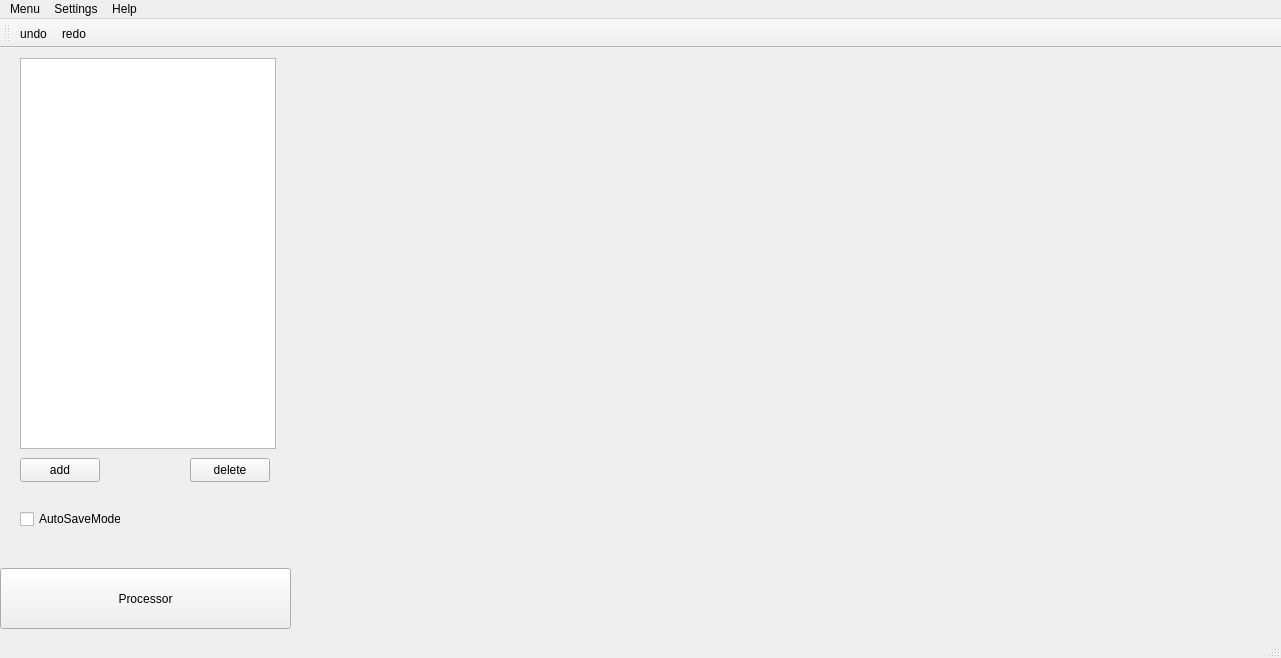
<?xml version="1.0" encoding="UTF-8"?>
<ui version="4.0">
 <class>MainWindow</class>
 <widget class="QMainWindow" name="MainWindow">
  <property name="geometry">
   <rect>
    <x>0</x>
    <y>0</y>
    <width>1281</width>
    <height>658</height>
   </rect>
  </property>
  <property name="windowTitle">
   <string>MainWindow</string>
  </property>
  <widget class="QWidget" name="centralwidget">
   <widget class="QFrame" name="frame">
    <property name="geometry">
     <rect>
      <x>0</x>
      <y>0</y>
      <width>291</width>
      <height>521</height>
     </rect>
    </property>
    <property name="frameShape">
     <enum>QFrame::Shape::NoFrame</enum>
    </property>
    <widget class="QListWidget" name="listOfLayers">
     <property name="geometry">
      <rect>
       <x>20</x>
       <y>10</y>
       <width>256</width>
       <height>391</height>
      </rect>
     </property>
    </widget>
    <widget class="QPushButton" name="addNewLayer">
     <property name="geometry">
      <rect>
       <x>20</x>
       <y>410</y>
       <width>80</width>
       <height>24</height>
      </rect>
     </property>
     <property name="text">
      <string>add</string>
     </property>
    </widget>
    <widget class="QPushButton" name="deleteLayer">
     <property name="geometry">
      <rect>
       <x>190</x>
       <y>410</y>
       <width>80</width>
       <height>24</height>
      </rect>
     </property>
     <property name="text">
      <string>delete</string>
     </property>
    </widget>
    <widget class="QCheckBox" name="autoSaveCheckBox">
     <property name="geometry">
      <rect>
       <x>20</x>
       <y>460</y>
       <width>101</width>
       <height>22</height>
      </rect>
     </property>
     <property name="text">
      <string>AutoSaveMode</string>
     </property>
    </widget>
   </widget>
   <widget class="QPushButton" name="processorButton">
    <property name="geometry">
     <rect>
      <x>0</x>
      <y>520</y>
      <width>291</width>
      <height>61</height>
     </rect>
    </property>
    <property name="text">
     <string>Processor</string>
    </property>
   </widget>
   <widget class="QWidget" name="verticalLayoutWidget">
    <property name="geometry">
     <rect>
      <x>289</x>
      <y>-1</y>
      <width>991</width>
      <height>581</height>
     </rect>
    </property>
    <layout class="QVBoxLayout" name="editorWidgetLayout"/>
   </widget>
  </widget>
  <widget class="QMenuBar" name="menubar">
   <property name="geometry">
    <rect>
     <x>0</x>
     <y>0</y>
     <width>1281</width>
     <height>21</height>
    </rect>
   </property>
   <widget class="QMenu" name="menuMenu">
    <property name="title">
     <string>Menu</string>
    </property>
    <addaction name="actionNewFile"/>
    <addaction name="actionOpenFile"/>
    <addaction name="actionSaveFile"/>
   </widget>
   <widget class="QMenu" name="menuSettings">
    <property name="title">
     <string>Settings</string>
    </property>
    <addaction name="actionSomeSettings"/>
   </widget>
   <widget class="QMenu" name="menuHelp">
    <property name="title">
     <string>Help</string>
    </property>
    <addaction name="actionNoHelp"/>
   </widget>
   <addaction name="menuMenu"/>
   <addaction name="menuSettings"/>
   <addaction name="menuHelp"/>
  </widget>
  <widget class="QStatusBar" name="statusbar"/>
  <widget class="QToolBar" name="toolBar">
   <property name="windowTitle">
    <string>toolBar</string>
   </property>
   <attribute name="toolBarArea">
    <enum>TopToolBarArea</enum>
   </attribute>
   <attribute name="toolBarBreak">
    <bool>false</bool>
   </attribute>
   <addaction name="actionundo"/>
   <addaction name="actionredo"/>
  </widget>
  <action name="actionNewFile">
   <property name="enabled">
    <bool>true</bool>
   </property>
   <property name="text">
    <string>NewFile</string>
   </property>
  </action>
  <action name="actionOpenFile">
   <property name="text">
    <string>OpenFile</string>
   </property>
  </action>
  <action name="actionSaveFile">
   <property name="text">
    <string>SaveFile</string>
   </property>
  </action>
  <action name="actionNoHelp">
   <property name="text">
    <string>NoHelp</string>
   </property>
  </action>
  <action name="actionSomeSettings">
   <property name="text">
    <string>SomeSettings</string>
   </property>
  </action>
  <action name="actionundo">
   <property name="text">
    <string>undo</string>
   </property>
  </action>
  <action name="actionredo">
   <property name="text">
    <string>redo</string>
   </property>
  </action>
 </widget>
 <resources/>
 <connections/>
</ui>
